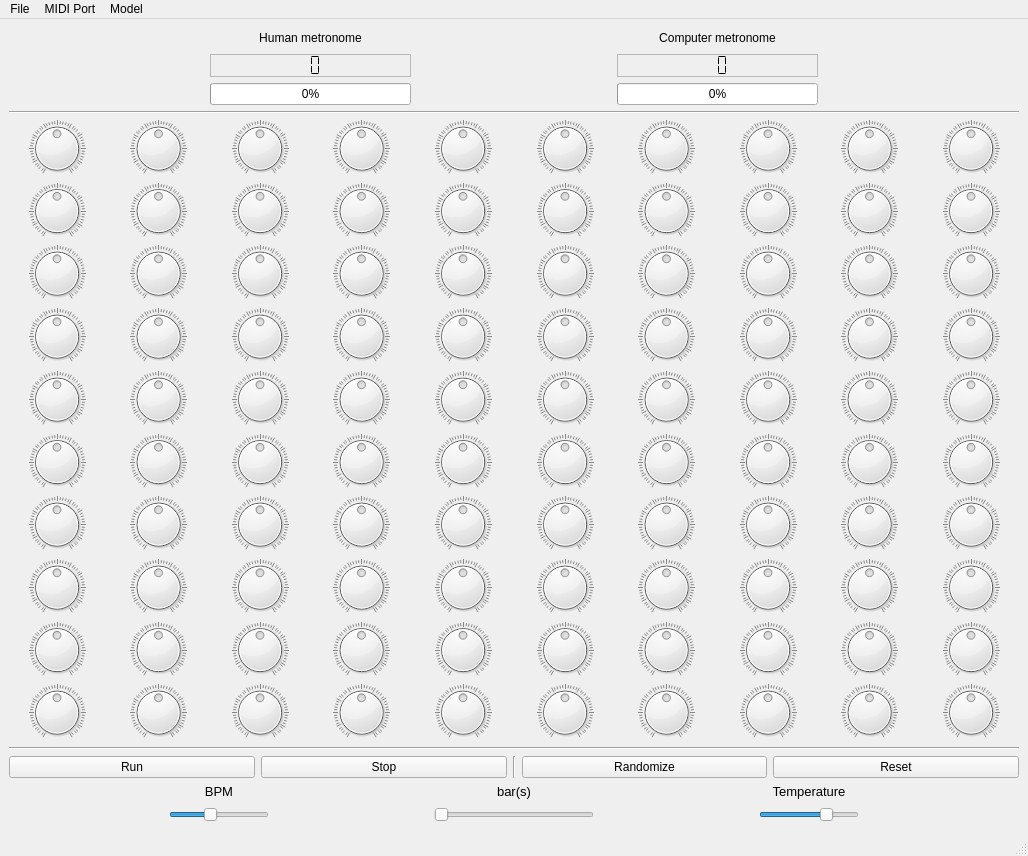
<?xml version="1.0" encoding="UTF-8"?>
<ui version="4.0">
 <class>MainWindow</class>
 <widget class="QMainWindow" name="MainWindow">
  <property name="geometry">
   <rect>
    <x>0</x>
    <y>0</y>
    <width>1028</width>
    <height>856</height>
   </rect>
  </property>
  <property name="sizePolicy">
   <sizepolicy hsizetype="Preferred" vsizetype="Minimum">
    <horstretch>0</horstretch>
    <verstretch>0</verstretch>
   </sizepolicy>
  </property>
  <property name="minimumSize">
   <size>
    <width>0</width>
    <height>600</height>
   </size>
  </property>
  <property name="maximumSize">
   <size>
    <width>16777215</width>
    <height>16777215</height>
   </size>
  </property>
  <property name="windowTitle">
   <string>MainWindow</string>
  </property>
  <widget class="QWidget" name="centralwidget">
   <layout class="QGridLayout" name="gridLayout_2">
    <item row="0" column="0">
     <layout class="QGridLayout" name="metronome_grid">
      <item row="1" column="1">
       <widget class="QLCDNumber" name="lcd_human_metronome">
        <property name="frameShape">
         <enum>QFrame::StyledPanel</enum>
        </property>
        <property name="digitCount">
         <number>2</number>
        </property>
        <property name="segmentStyle">
         <enum>QLCDNumber::Flat</enum>
        </property>
       </widget>
      </item>
      <item row="0" column="3">
       <widget class="QLabel" name="label_2">
        <property name="text">
         <string>Computer metronome</string>
        </property>
        <property name="alignment">
         <set>Qt::AlignCenter</set>
        </property>
       </widget>
      </item>
      <item row="0" column="0">
       <spacer name="horizontalSpacer">
        <property name="orientation">
         <enum>Qt::Horizontal</enum>
        </property>
        <property name="sizeHint" stdset="0">
         <size>
          <width>40</width>
          <height>20</height>
         </size>
        </property>
       </spacer>
      </item>
      <item row="0" column="4">
       <spacer name="horizontalSpacer_3">
        <property name="orientation">
         <enum>Qt::Horizontal</enum>
        </property>
        <property name="sizeHint" stdset="0">
         <size>
          <width>40</width>
          <height>20</height>
         </size>
        </property>
       </spacer>
      </item>
      <item row="0" column="2">
       <spacer name="horizontalSpacer_2">
        <property name="orientation">
         <enum>Qt::Horizontal</enum>
        </property>
        <property name="sizeHint" stdset="0">
         <size>
          <width>40</width>
          <height>20</height>
         </size>
        </property>
       </spacer>
      </item>
      <item row="2" column="3">
       <widget class="QProgressBar" name="pbar_comp_metronome">
        <property name="maximum">
         <number>4</number>
        </property>
        <property name="value">
         <number>0</number>
        </property>
        <property name="alignment">
         <set>Qt::AlignCenter</set>
        </property>
       </widget>
      </item>
      <item row="1" column="3">
       <widget class="QLCDNumber" name="lcd_comp_metronome">
        <property name="sizePolicy">
         <sizepolicy hsizetype="Minimum" vsizetype="Minimum">
          <horstretch>0</horstretch>
          <verstretch>0</verstretch>
         </sizepolicy>
        </property>
        <property name="frameShape">
         <enum>QFrame::StyledPanel</enum>
        </property>
        <property name="frameShadow">
         <enum>QFrame::Raised</enum>
        </property>
        <property name="lineWidth">
         <number>1</number>
        </property>
        <property name="midLineWidth">
         <number>0</number>
        </property>
        <property name="smallDecimalPoint">
         <bool>false</bool>
        </property>
        <property name="digitCount">
         <number>2</number>
        </property>
        <property name="segmentStyle">
         <enum>QLCDNumber::Flat</enum>
        </property>
       </widget>
      </item>
      <item row="2" column="1">
       <widget class="QProgressBar" name="pbar_human_metronome">
        <property name="maximum">
         <number>4</number>
        </property>
        <property name="value">
         <number>0</number>
        </property>
        <property name="alignment">
         <set>Qt::AlignCenter</set>
        </property>
       </widget>
      </item>
      <item row="0" column="1">
       <widget class="QLabel" name="label">
        <property name="text">
         <string>Human metronome</string>
        </property>
        <property name="alignment">
         <set>Qt::AlignCenter</set>
        </property>
        <property name="margin">
         <number>0</number>
        </property>
        <property name="indent">
         <number>-1</number>
        </property>
       </widget>
      </item>
     </layout>
    </item>
    <item row="1" column="0">
     <widget class="Line" name="line">
      <property name="orientation">
       <enum>Qt::Horizontal</enum>
      </property>
     </widget>
    </item>
    <item row="2" column="0">
     <layout class="QGridLayout" name="dial_grid" rowstretch="0,0,0,0,0,0,0,0,0,0">
      <property name="horizontalSpacing">
       <number>-1</number>
      </property>
      <item row="4" column="9">
       <widget class="QDial" name="dial_49">
        <property name="minimum">
         <number>-100</number>
        </property>
        <property name="maximum">
         <number>100</number>
        </property>
        <property name="notchesVisible">
         <bool>true</bool>
        </property>
       </widget>
      </item>
      <item row="0" column="0">
       <widget class="QDial" name="dial_00">
        <property name="sizeIncrement">
         <size>
          <width>0</width>
          <height>0</height>
         </size>
        </property>
        <property name="mouseTracking">
         <bool>false</bool>
        </property>
        <property name="minimum">
         <number>-100</number>
        </property>
        <property name="maximum">
         <number>100</number>
        </property>
        <property name="tracking">
         <bool>true</bool>
        </property>
        <property name="notchesVisible">
         <bool>true</bool>
        </property>
       </widget>
      </item>
      <item row="4" column="6">
       <widget class="QDial" name="dial_46">
        <property name="minimum">
         <number>-100</number>
        </property>
        <property name="maximum">
         <number>100</number>
        </property>
        <property name="notchesVisible">
         <bool>true</bool>
        </property>
       </widget>
      </item>
      <item row="6" column="9">
       <widget class="QDial" name="dial_69">
        <property name="minimum">
         <number>-100</number>
        </property>
        <property name="maximum">
         <number>100</number>
        </property>
        <property name="notchesVisible">
         <bool>true</bool>
        </property>
       </widget>
      </item>
      <item row="6" column="4">
       <widget class="QDial" name="dial_64">
        <property name="minimum">
         <number>-100</number>
        </property>
        <property name="maximum">
         <number>100</number>
        </property>
        <property name="notchesVisible">
         <bool>true</bool>
        </property>
       </widget>
      </item>
      <item row="9" column="5">
       <widget class="QDial" name="dial_95">
        <property name="minimum">
         <number>-100</number>
        </property>
        <property name="maximum">
         <number>100</number>
        </property>
        <property name="notchesVisible">
         <bool>true</bool>
        </property>
       </widget>
      </item>
      <item row="0" column="8">
       <widget class="QDial" name="dial_08">
        <property name="minimum">
         <number>-100</number>
        </property>
        <property name="maximum">
         <number>100</number>
        </property>
        <property name="notchesVisible">
         <bool>true</bool>
        </property>
       </widget>
      </item>
      <item row="2" column="1">
       <widget class="QDial" name="dial_21">
        <property name="minimum">
         <number>-100</number>
        </property>
        <property name="maximum">
         <number>100</number>
        </property>
        <property name="notchesVisible">
         <bool>true</bool>
        </property>
       </widget>
      </item>
      <item row="1" column="6">
       <widget class="QDial" name="dial_16">
        <property name="minimum">
         <number>-100</number>
        </property>
        <property name="maximum">
         <number>100</number>
        </property>
        <property name="notchesVisible">
         <bool>true</bool>
        </property>
       </widget>
      </item>
      <item row="1" column="1">
       <widget class="QDial" name="dial_11">
        <property name="minimum">
         <number>-100</number>
        </property>
        <property name="maximum">
         <number>100</number>
        </property>
        <property name="notchesVisible">
         <bool>true</bool>
        </property>
       </widget>
      </item>
      <item row="7" column="6">
       <widget class="QDial" name="dial_76">
        <property name="minimum">
         <number>-100</number>
        </property>
        <property name="maximum">
         <number>100</number>
        </property>
        <property name="notchesVisible">
         <bool>true</bool>
        </property>
       </widget>
      </item>
      <item row="1" column="2">
       <widget class="QDial" name="dial_12">
        <property name="minimum">
         <number>-100</number>
        </property>
        <property name="maximum">
         <number>100</number>
        </property>
        <property name="notchesVisible">
         <bool>true</bool>
        </property>
       </widget>
      </item>
      <item row="7" column="4">
       <widget class="QDial" name="dial_74">
        <property name="minimum">
         <number>-100</number>
        </property>
        <property name="maximum">
         <number>100</number>
        </property>
        <property name="notchesVisible">
         <bool>true</bool>
        </property>
       </widget>
      </item>
      <item row="0" column="4">
       <widget class="QDial" name="dial_04">
        <property name="minimum">
         <number>-100</number>
        </property>
        <property name="maximum">
         <number>100</number>
        </property>
        <property name="notchesVisible">
         <bool>true</bool>
        </property>
       </widget>
      </item>
      <item row="2" column="8">
       <widget class="QDial" name="dial_28">
        <property name="minimum">
         <number>-100</number>
        </property>
        <property name="maximum">
         <number>100</number>
        </property>
        <property name="notchesVisible">
         <bool>true</bool>
        </property>
       </widget>
      </item>
      <item row="5" column="2">
       <widget class="QDial" name="dial_52">
        <property name="minimum">
         <number>-100</number>
        </property>
        <property name="maximum">
         <number>100</number>
        </property>
        <property name="notchesVisible">
         <bool>true</bool>
        </property>
       </widget>
      </item>
      <item row="1" column="7">
       <widget class="QDial" name="dial_17">
        <property name="minimum">
         <number>-100</number>
        </property>
        <property name="maximum">
         <number>100</number>
        </property>
        <property name="notchesVisible">
         <bool>true</bool>
        </property>
       </widget>
      </item>
      <item row="6" column="5">
       <widget class="QDial" name="dial_65">
        <property name="minimum">
         <number>-100</number>
        </property>
        <property name="maximum">
         <number>100</number>
        </property>
        <property name="notchesVisible">
         <bool>true</bool>
        </property>
       </widget>
      </item>
      <item row="3" column="4">
       <widget class="QDial" name="dial_34">
        <property name="minimum">
         <number>-100</number>
        </property>
        <property name="maximum">
         <number>100</number>
        </property>
        <property name="notchesVisible">
         <bool>true</bool>
        </property>
       </widget>
      </item>
      <item row="8" column="9">
       <widget class="QDial" name="dial_89">
        <property name="minimum">
         <number>-100</number>
        </property>
        <property name="maximum">
         <number>100</number>
        </property>
        <property name="notchesVisible">
         <bool>true</bool>
        </property>
       </widget>
      </item>
      <item row="5" column="9">
       <widget class="QDial" name="dial_59">
        <property name="minimum">
         <number>-100</number>
        </property>
        <property name="maximum">
         <number>100</number>
        </property>
        <property name="notchesVisible">
         <bool>true</bool>
        </property>
       </widget>
      </item>
      <item row="9" column="3">
       <widget class="QDial" name="dial_93">
        <property name="minimum">
         <number>-100</number>
        </property>
        <property name="maximum">
         <number>100</number>
        </property>
        <property name="notchesVisible">
         <bool>true</bool>
        </property>
       </widget>
      </item>
      <item row="7" column="3">
       <widget class="QDial" name="dial_73">
        <property name="minimum">
         <number>-100</number>
        </property>
        <property name="maximum">
         <number>100</number>
        </property>
        <property name="notchesVisible">
         <bool>true</bool>
        </property>
       </widget>
      </item>
      <item row="7" column="5">
       <widget class="QDial" name="dial_75">
        <property name="minimum">
         <number>-100</number>
        </property>
        <property name="maximum">
         <number>100</number>
        </property>
        <property name="notchesVisible">
         <bool>true</bool>
        </property>
       </widget>
      </item>
      <item row="9" column="7">
       <widget class="QDial" name="dial_97">
        <property name="minimum">
         <number>-100</number>
        </property>
        <property name="maximum">
         <number>100</number>
        </property>
        <property name="notchesVisible">
         <bool>true</bool>
        </property>
       </widget>
      </item>
      <item row="7" column="1">
       <widget class="QDial" name="dial_71">
        <property name="minimum">
         <number>-100</number>
        </property>
        <property name="maximum">
         <number>100</number>
        </property>
        <property name="notchesVisible">
         <bool>true</bool>
        </property>
       </widget>
      </item>
      <item row="5" column="6">
       <widget class="QDial" name="dial_56">
        <property name="minimum">
         <number>-100</number>
        </property>
        <property name="maximum">
         <number>100</number>
        </property>
        <property name="notchesVisible">
         <bool>true</bool>
        </property>
       </widget>
      </item>
      <item row="5" column="0">
       <widget class="QDial" name="dial_50">
        <property name="minimum">
         <number>-100</number>
        </property>
        <property name="maximum">
         <number>100</number>
        </property>
        <property name="notchesVisible">
         <bool>true</bool>
        </property>
       </widget>
      </item>
      <item row="3" column="9">
       <widget class="QDial" name="dial_39">
        <property name="minimum">
         <number>-100</number>
        </property>
        <property name="maximum">
         <number>100</number>
        </property>
        <property name="notchesVisible">
         <bool>true</bool>
        </property>
       </widget>
      </item>
      <item row="6" column="8">
       <widget class="QDial" name="dial_68">
        <property name="minimum">
         <number>-100</number>
        </property>
        <property name="maximum">
         <number>100</number>
        </property>
        <property name="notchesVisible">
         <bool>true</bool>
        </property>
       </widget>
      </item>
      <item row="2" column="5">
       <widget class="QDial" name="dial_25">
        <property name="minimum">
         <number>-100</number>
        </property>
        <property name="maximum">
         <number>100</number>
        </property>
        <property name="notchesVisible">
         <bool>true</bool>
        </property>
       </widget>
      </item>
      <item row="6" column="0">
       <widget class="QDial" name="dial_60">
        <property name="minimum">
         <number>-100</number>
        </property>
        <property name="maximum">
         <number>100</number>
        </property>
        <property name="notchesVisible">
         <bool>true</bool>
        </property>
       </widget>
      </item>
      <item row="6" column="3">
       <widget class="QDial" name="dial_63">
        <property name="minimum">
         <number>-100</number>
        </property>
        <property name="maximum">
         <number>100</number>
        </property>
        <property name="notchesVisible">
         <bool>true</bool>
        </property>
       </widget>
      </item>
      <item row="8" column="0">
       <widget class="QDial" name="dial_80">
        <property name="minimum">
         <number>-100</number>
        </property>
        <property name="maximum">
         <number>100</number>
        </property>
        <property name="notchesVisible">
         <bool>true</bool>
        </property>
       </widget>
      </item>
      <item row="3" column="1">
       <widget class="QDial" name="dial_31">
        <property name="minimum">
         <number>-100</number>
        </property>
        <property name="maximum">
         <number>100</number>
        </property>
        <property name="notchesVisible">
         <bool>true</bool>
        </property>
       </widget>
      </item>
      <item row="4" column="5">
       <widget class="QDial" name="dial_45">
        <property name="minimum">
         <number>-100</number>
        </property>
        <property name="maximum">
         <number>100</number>
        </property>
        <property name="notchesVisible">
         <bool>true</bool>
        </property>
       </widget>
      </item>
      <item row="3" column="5">
       <widget class="QDial" name="dial_35">
        <property name="minimum">
         <number>-100</number>
        </property>
        <property name="maximum">
         <number>100</number>
        </property>
        <property name="notchesVisible">
         <bool>true</bool>
        </property>
       </widget>
      </item>
      <item row="7" column="2">
       <widget class="QDial" name="dial_72">
        <property name="minimum">
         <number>-100</number>
        </property>
        <property name="maximum">
         <number>100</number>
        </property>
        <property name="notchesVisible">
         <bool>true</bool>
        </property>
       </widget>
      </item>
      <item row="0" column="1">
       <widget class="QDial" name="dial_01">
        <property name="minimum">
         <number>-100</number>
        </property>
        <property name="maximum">
         <number>100</number>
        </property>
        <property name="notchesVisible">
         <bool>true</bool>
        </property>
       </widget>
      </item>
      <item row="2" column="3">
       <widget class="QDial" name="dial_23">
        <property name="minimum">
         <number>-100</number>
        </property>
        <property name="maximum">
         <number>100</number>
        </property>
        <property name="notchesVisible">
         <bool>true</bool>
        </property>
       </widget>
      </item>
      <item row="9" column="0">
       <widget class="QDial" name="dial_90">
        <property name="minimum">
         <number>-100</number>
        </property>
        <property name="maximum">
         <number>100</number>
        </property>
        <property name="notchesVisible">
         <bool>true</bool>
        </property>
       </widget>
      </item>
      <item row="8" column="8">
       <widget class="QDial" name="dial_88">
        <property name="minimum">
         <number>-100</number>
        </property>
        <property name="maximum">
         <number>100</number>
        </property>
        <property name="notchesVisible">
         <bool>true</bool>
        </property>
       </widget>
      </item>
      <item row="8" column="3">
       <widget class="QDial" name="dial_83">
        <property name="minimum">
         <number>-100</number>
        </property>
        <property name="maximum">
         <number>100</number>
        </property>
        <property name="notchesVisible">
         <bool>true</bool>
        </property>
       </widget>
      </item>
      <item row="5" column="7">
       <widget class="QDial" name="dial_57">
        <property name="minimum">
         <number>-100</number>
        </property>
        <property name="maximum">
         <number>100</number>
        </property>
        <property name="notchesVisible">
         <bool>true</bool>
        </property>
       </widget>
      </item>
      <item row="9" column="1">
       <widget class="QDial" name="dial_91">
        <property name="minimum">
         <number>-100</number>
        </property>
        <property name="maximum">
         <number>100</number>
        </property>
        <property name="notchesVisible">
         <bool>true</bool>
        </property>
       </widget>
      </item>
      <item row="8" column="5">
       <widget class="QDial" name="dial_85">
        <property name="minimum">
         <number>-100</number>
        </property>
        <property name="maximum">
         <number>100</number>
        </property>
        <property name="notchesVisible">
         <bool>true</bool>
        </property>
       </widget>
      </item>
      <item row="3" column="0">
       <widget class="QDial" name="dial_30">
        <property name="minimum">
         <number>-100</number>
        </property>
        <property name="maximum">
         <number>100</number>
        </property>
        <property name="notchesVisible">
         <bool>true</bool>
        </property>
       </widget>
      </item>
      <item row="8" column="2">
       <widget class="QDial" name="dial_82">
        <property name="minimum">
         <number>-100</number>
        </property>
        <property name="maximum">
         <number>100</number>
        </property>
        <property name="notchesVisible">
         <bool>true</bool>
        </property>
       </widget>
      </item>
      <item row="5" column="5">
       <widget class="QDial" name="dial_55">
        <property name="minimum">
         <number>-100</number>
        </property>
        <property name="maximum">
         <number>100</number>
        </property>
        <property name="notchesVisible">
         <bool>true</bool>
        </property>
       </widget>
      </item>
      <item row="4" column="3">
       <widget class="QDial" name="dial_43">
        <property name="minimum">
         <number>-100</number>
        </property>
        <property name="maximum">
         <number>100</number>
        </property>
        <property name="notchesVisible">
         <bool>true</bool>
        </property>
       </widget>
      </item>
      <item row="1" column="5">
       <widget class="QDial" name="dial_15">
        <property name="minimum">
         <number>-100</number>
        </property>
        <property name="maximum">
         <number>100</number>
        </property>
        <property name="notchesVisible">
         <bool>true</bool>
        </property>
       </widget>
      </item>
      <item row="5" column="4">
       <widget class="QDial" name="dial_54">
        <property name="minimum">
         <number>-100</number>
        </property>
        <property name="maximum">
         <number>100</number>
        </property>
        <property name="notchesVisible">
         <bool>true</bool>
        </property>
       </widget>
      </item>
      <item row="8" column="6">
       <widget class="QDial" name="dial_86">
        <property name="minimum">
         <number>-100</number>
        </property>
        <property name="maximum">
         <number>100</number>
        </property>
        <property name="notchesVisible">
         <bool>true</bool>
        </property>
       </widget>
      </item>
      <item row="0" column="7">
       <widget class="QDial" name="dial_07">
        <property name="minimum">
         <number>-100</number>
        </property>
        <property name="maximum">
         <number>100</number>
        </property>
        <property name="notchesVisible">
         <bool>true</bool>
        </property>
       </widget>
      </item>
      <item row="0" column="2">
       <widget class="QDial" name="dial_02">
        <property name="minimum">
         <number>-100</number>
        </property>
        <property name="maximum">
         <number>100</number>
        </property>
        <property name="notchesVisible">
         <bool>true</bool>
        </property>
       </widget>
      </item>
      <item row="2" column="6">
       <widget class="QDial" name="dial_26">
        <property name="minimum">
         <number>-100</number>
        </property>
        <property name="maximum">
         <number>100</number>
        </property>
        <property name="notchesVisible">
         <bool>true</bool>
        </property>
       </widget>
      </item>
      <item row="1" column="0">
       <widget class="QDial" name="dial_10">
        <property name="minimum">
         <number>-100</number>
        </property>
        <property name="maximum">
         <number>100</number>
        </property>
        <property name="notchesVisible">
         <bool>true</bool>
        </property>
       </widget>
      </item>
      <item row="3" column="3">
       <widget class="QDial" name="dial_33">
        <property name="minimum">
         <number>-100</number>
        </property>
        <property name="maximum">
         <number>100</number>
        </property>
        <property name="notchesVisible">
         <bool>true</bool>
        </property>
       </widget>
      </item>
      <item row="4" column="2">
       <widget class="QDial" name="dial_42">
        <property name="minimum">
         <number>-100</number>
        </property>
        <property name="maximum">
         <number>100</number>
        </property>
        <property name="notchesVisible">
         <bool>true</bool>
        </property>
       </widget>
      </item>
      <item row="3" column="2">
       <widget class="QDial" name="dial_32">
        <property name="minimum">
         <number>-100</number>
        </property>
        <property name="maximum">
         <number>100</number>
        </property>
        <property name="notchesVisible">
         <bool>true</bool>
        </property>
       </widget>
      </item>
      <item row="0" column="5">
       <widget class="QDial" name="dial_05">
        <property name="minimum">
         <number>-100</number>
        </property>
        <property name="maximum">
         <number>100</number>
        </property>
        <property name="notchesVisible">
         <bool>true</bool>
        </property>
       </widget>
      </item>
      <item row="4" column="8">
       <widget class="QDial" name="dial_48">
        <property name="minimum">
         <number>-100</number>
        </property>
        <property name="maximum">
         <number>100</number>
        </property>
        <property name="notchesVisible">
         <bool>true</bool>
        </property>
       </widget>
      </item>
      <item row="1" column="9">
       <widget class="QDial" name="dial_19">
        <property name="minimum">
         <number>-100</number>
        </property>
        <property name="maximum">
         <number>100</number>
        </property>
        <property name="notchesVisible">
         <bool>true</bool>
        </property>
       </widget>
      </item>
      <item row="1" column="3">
       <widget class="QDial" name="dial_13">
        <property name="minimum">
         <number>-100</number>
        </property>
        <property name="maximum">
         <number>100</number>
        </property>
        <property name="notchesVisible">
         <bool>true</bool>
        </property>
       </widget>
      </item>
      <item row="1" column="4">
       <widget class="QDial" name="dial_14">
        <property name="minimum">
         <number>-100</number>
        </property>
        <property name="maximum">
         <number>100</number>
        </property>
        <property name="notchesVisible">
         <bool>true</bool>
        </property>
       </widget>
      </item>
      <item row="6" column="1">
       <widget class="QDial" name="dial_61">
        <property name="minimum">
         <number>-100</number>
        </property>
        <property name="maximum">
         <number>100</number>
        </property>
        <property name="notchesVisible">
         <bool>true</bool>
        </property>
       </widget>
      </item>
      <item row="4" column="1">
       <widget class="QDial" name="dial_41">
        <property name="minimum">
         <number>-100</number>
        </property>
        <property name="maximum">
         <number>100</number>
        </property>
        <property name="notchesVisible">
         <bool>true</bool>
        </property>
       </widget>
      </item>
      <item row="5" column="8">
       <widget class="QDial" name="dial_58">
        <property name="minimum">
         <number>-100</number>
        </property>
        <property name="maximum">
         <number>100</number>
        </property>
        <property name="notchesVisible">
         <bool>true</bool>
        </property>
       </widget>
      </item>
      <item row="3" column="7">
       <widget class="QDial" name="dial_37">
        <property name="minimum">
         <number>-100</number>
        </property>
        <property name="maximum">
         <number>100</number>
        </property>
        <property name="notchesVisible">
         <bool>true</bool>
        </property>
       </widget>
      </item>
      <item row="2" column="4">
       <widget class="QDial" name="dial_24">
        <property name="minimum">
         <number>-100</number>
        </property>
        <property name="maximum">
         <number>100</number>
        </property>
        <property name="notchesVisible">
         <bool>true</bool>
        </property>
       </widget>
      </item>
      <item row="6" column="6">
       <widget class="QDial" name="dial_66">
        <property name="minimum">
         <number>-100</number>
        </property>
        <property name="maximum">
         <number>100</number>
        </property>
        <property name="notchesVisible">
         <bool>true</bool>
        </property>
       </widget>
      </item>
      <item row="4" column="7">
       <widget class="QDial" name="dial_47">
        <property name="minimum">
         <number>-100</number>
        </property>
        <property name="maximum">
         <number>100</number>
        </property>
        <property name="notchesVisible">
         <bool>true</bool>
        </property>
       </widget>
      </item>
      <item row="5" column="1">
       <widget class="QDial" name="dial_51">
        <property name="minimum">
         <number>-100</number>
        </property>
        <property name="maximum">
         <number>100</number>
        </property>
        <property name="notchesVisible">
         <bool>true</bool>
        </property>
       </widget>
      </item>
      <item row="2" column="0">
       <widget class="QDial" name="dial_20">
        <property name="minimum">
         <number>-100</number>
        </property>
        <property name="maximum">
         <number>100</number>
        </property>
        <property name="notchesVisible">
         <bool>true</bool>
        </property>
       </widget>
      </item>
      <item row="8" column="7">
       <widget class="QDial" name="dial_87">
        <property name="minimum">
         <number>-100</number>
        </property>
        <property name="maximum">
         <number>100</number>
        </property>
        <property name="notchesVisible">
         <bool>true</bool>
        </property>
       </widget>
      </item>
      <item row="9" column="4">
       <widget class="QDial" name="dial_94">
        <property name="minimum">
         <number>-100</number>
        </property>
        <property name="maximum">
         <number>100</number>
        </property>
        <property name="notchesVisible">
         <bool>true</bool>
        </property>
       </widget>
      </item>
      <item row="8" column="1">
       <widget class="QDial" name="dial_81">
        <property name="minimum">
         <number>-100</number>
        </property>
        <property name="maximum">
         <number>100</number>
        </property>
        <property name="notchesVisible">
         <bool>true</bool>
        </property>
       </widget>
      </item>
      <item row="9" column="2">
       <widget class="QDial" name="dial_92">
        <property name="minimum">
         <number>-100</number>
        </property>
        <property name="maximum">
         <number>100</number>
        </property>
        <property name="notchesVisible">
         <bool>true</bool>
        </property>
       </widget>
      </item>
      <item row="9" column="9">
       <widget class="QDial" name="dial_99">
        <property name="minimum">
         <number>-100</number>
        </property>
        <property name="maximum">
         <number>100</number>
        </property>
        <property name="notchesVisible">
         <bool>true</bool>
        </property>
       </widget>
      </item>
      <item row="5" column="3">
       <widget class="QDial" name="dial_53">
        <property name="minimum">
         <number>-100</number>
        </property>
        <property name="maximum">
         <number>100</number>
        </property>
        <property name="notchesVisible">
         <bool>true</bool>
        </property>
       </widget>
      </item>
      <item row="6" column="7">
       <widget class="QDial" name="dial_67">
        <property name="minimum">
         <number>-100</number>
        </property>
        <property name="maximum">
         <number>100</number>
        </property>
        <property name="notchesVisible">
         <bool>true</bool>
        </property>
       </widget>
      </item>
      <item row="7" column="8">
       <widget class="QDial" name="dial_78">
        <property name="minimum">
         <number>-100</number>
        </property>
        <property name="maximum">
         <number>100</number>
        </property>
        <property name="notchesVisible">
         <bool>true</bool>
        </property>
       </widget>
      </item>
      <item row="9" column="8">
       <widget class="QDial" name="dial_98">
        <property name="minimum">
         <number>-100</number>
        </property>
        <property name="maximum">
         <number>100</number>
        </property>
        <property name="notchesVisible">
         <bool>true</bool>
        </property>
       </widget>
      </item>
      <item row="7" column="7">
       <widget class="QDial" name="dial_77">
        <property name="minimum">
         <number>-100</number>
        </property>
        <property name="maximum">
         <number>100</number>
        </property>
        <property name="notchesVisible">
         <bool>true</bool>
        </property>
       </widget>
      </item>
      <item row="2" column="9">
       <widget class="QDial" name="dial_29">
        <property name="minimum">
         <number>-100</number>
        </property>
        <property name="maximum">
         <number>100</number>
        </property>
        <property name="notchesVisible">
         <bool>true</bool>
        </property>
       </widget>
      </item>
      <item row="0" column="3">
       <widget class="QDial" name="dial_03">
        <property name="minimum">
         <number>-100</number>
        </property>
        <property name="maximum">
         <number>100</number>
        </property>
        <property name="notchesVisible">
         <bool>true</bool>
        </property>
       </widget>
      </item>
      <item row="8" column="4">
       <widget class="QDial" name="dial_84">
        <property name="minimum">
         <number>-100</number>
        </property>
        <property name="maximum">
         <number>100</number>
        </property>
        <property name="notchesVisible">
         <bool>true</bool>
        </property>
       </widget>
      </item>
      <item row="3" column="6">
       <widget class="QDial" name="dial_36">
        <property name="minimum">
         <number>-100</number>
        </property>
        <property name="maximum">
         <number>100</number>
        </property>
        <property name="notchesVisible">
         <bool>true</bool>
        </property>
       </widget>
      </item>
      <item row="4" column="0">
       <widget class="QDial" name="dial_40">
        <property name="minimum">
         <number>-100</number>
        </property>
        <property name="maximum">
         <number>100</number>
        </property>
        <property name="notchesVisible">
         <bool>true</bool>
        </property>
       </widget>
      </item>
      <item row="6" column="2">
       <widget class="QDial" name="dial_62">
        <property name="minimum">
         <number>-100</number>
        </property>
        <property name="maximum">
         <number>100</number>
        </property>
        <property name="notchesVisible">
         <bool>true</bool>
        </property>
       </widget>
      </item>
      <item row="2" column="2">
       <widget class="QDial" name="dial_22">
        <property name="minimum">
         <number>-100</number>
        </property>
        <property name="maximum">
         <number>100</number>
        </property>
        <property name="notchesVisible">
         <bool>true</bool>
        </property>
       </widget>
      </item>
      <item row="7" column="9">
       <widget class="QDial" name="dial_79">
        <property name="minimum">
         <number>-100</number>
        </property>
        <property name="maximum">
         <number>100</number>
        </property>
        <property name="notchesVisible">
         <bool>true</bool>
        </property>
       </widget>
      </item>
      <item row="9" column="6">
       <widget class="QDial" name="dial_96">
        <property name="minimum">
         <number>-100</number>
        </property>
        <property name="maximum">
         <number>100</number>
        </property>
        <property name="notchesVisible">
         <bool>true</bool>
        </property>
       </widget>
      </item>
      <item row="1" column="8">
       <widget class="QDial" name="dial_18">
        <property name="minimum">
         <number>-100</number>
        </property>
        <property name="maximum">
         <number>100</number>
        </property>
        <property name="notchesVisible">
         <bool>true</bool>
        </property>
       </widget>
      </item>
      <item row="3" column="8">
       <widget class="QDial" name="dial_38">
        <property name="minimum">
         <number>-100</number>
        </property>
        <property name="maximum">
         <number>100</number>
        </property>
        <property name="notchesVisible">
         <bool>true</bool>
        </property>
       </widget>
      </item>
      <item row="4" column="4">
       <widget class="QDial" name="dial_44">
        <property name="minimum">
         <number>-100</number>
        </property>
        <property name="maximum">
         <number>100</number>
        </property>
        <property name="notchesVisible">
         <bool>true</bool>
        </property>
       </widget>
      </item>
      <item row="2" column="7">
       <widget class="QDial" name="dial_27">
        <property name="minimum">
         <number>-100</number>
        </property>
        <property name="maximum">
         <number>100</number>
        </property>
        <property name="notchesVisible">
         <bool>true</bool>
        </property>
       </widget>
      </item>
      <item row="7" column="0">
       <widget class="QDial" name="dial_70">
        <property name="minimum">
         <number>-100</number>
        </property>
        <property name="maximum">
         <number>100</number>
        </property>
        <property name="notchesVisible">
         <bool>true</bool>
        </property>
       </widget>
      </item>
      <item row="0" column="9">
       <widget class="QDial" name="dial_09">
        <property name="minimum">
         <number>-100</number>
        </property>
        <property name="maximum">
         <number>100</number>
        </property>
        <property name="notchesVisible">
         <bool>true</bool>
        </property>
       </widget>
      </item>
      <item row="0" column="6">
       <widget class="QDial" name="dial_06">
        <property name="minimum">
         <number>-100</number>
        </property>
        <property name="maximum">
         <number>100</number>
        </property>
        <property name="invertedAppearance">
         <bool>false</bool>
        </property>
        <property name="invertedControls">
         <bool>false</bool>
        </property>
        <property name="notchesVisible">
         <bool>true</bool>
        </property>
       </widget>
      </item>
     </layout>
    </item>
    <item row="4" column="0">
     <layout class="QGridLayout" name="btn_grid">
      <item row="0" column="3">
       <widget class="QPushButton" name="btn_randomize">
        <property name="text">
         <string>Randomize</string>
        </property>
       </widget>
      </item>
      <item row="0" column="0">
       <widget class="QPushButton" name="btn_run">
        <property name="text">
         <string>Run</string>
        </property>
       </widget>
      </item>
      <item row="0" column="1">
       <widget class="QPushButton" name="btn_stop">
        <property name="text">
         <string>Stop</string>
        </property>
       </widget>
      </item>
      <item row="0" column="4">
       <widget class="QPushButton" name="btn_reset">
        <property name="text">
         <string>Reset</string>
        </property>
       </widget>
      </item>
      <item row="0" column="2">
       <widget class="Line" name="line_3">
        <property name="orientation">
         <enum>Qt::Vertical</enum>
        </property>
       </widget>
      </item>
     </layout>
    </item>
    <item row="5" column="0">
     <layout class="QGridLayout" name="options_grid">
      <item row="1" column="0">
       <spacer name="horizontalSpacer_5">
        <property name="orientation">
         <enum>Qt::Horizontal</enum>
        </property>
        <property name="sizeHint" stdset="0">
         <size>
          <width>40</width>
          <height>20</height>
         </size>
        </property>
       </spacer>
      </item>
      <item row="1" column="2">
       <spacer name="horizontalSpacer_4">
        <property name="orientation">
         <enum>Qt::Horizontal</enum>
        </property>
        <property name="sizeHint" stdset="0">
         <size>
          <width>40</width>
          <height>20</height>
         </size>
        </property>
       </spacer>
      </item>
      <item row="0" column="1">
       <widget class="QLabel" name="lbl_bpm">
        <property name="font">
         <font>
          <pointsize>10</pointsize>
         </font>
        </property>
        <property name="text">
         <string>BPM</string>
        </property>
        <property name="alignment">
         <set>Qt::AlignCenter</set>
        </property>
       </widget>
      </item>
      <item row="1" column="5">
       <widget class="QSlider" name="slider_temperature">
        <property name="maximumSize">
         <size>
          <width>100</width>
          <height>16777215</height>
         </size>
        </property>
        <property name="maximum">
         <number>100</number>
        </property>
        <property name="singleStep">
         <number>10</number>
        </property>
        <property name="sliderPosition">
         <number>70</number>
        </property>
        <property name="orientation">
         <enum>Qt::Horizontal</enum>
        </property>
       </widget>
      </item>
      <item row="1" column="6">
       <spacer name="horizontalSpacer_6">
        <property name="orientation">
         <enum>Qt::Horizontal</enum>
        </property>
        <property name="sizeHint" stdset="0">
         <size>
          <width>40</width>
          <height>20</height>
         </size>
        </property>
       </spacer>
      </item>
      <item row="1" column="1">
       <widget class="QSlider" name="slider_bpm">
        <property name="maximumSize">
         <size>
          <width>100</width>
          <height>16777215</height>
         </size>
        </property>
        <property name="contextMenuPolicy">
         <enum>Qt::DefaultContextMenu</enum>
        </property>
        <property name="acceptDrops">
         <bool>false</bool>
        </property>
        <property name="minimum">
         <number>1</number>
        </property>
        <property name="maximum">
         <number>300</number>
        </property>
        <property name="sliderPosition">
         <number>120</number>
        </property>
        <property name="orientation">
         <enum>Qt::Horizontal</enum>
        </property>
        <property name="invertedAppearance">
         <bool>false</bool>
        </property>
        <property name="invertedControls">
         <bool>false</bool>
        </property>
        <property name="tickPosition">
         <enum>QSlider::NoTicks</enum>
        </property>
       </widget>
      </item>
      <item row="1" column="4">
       <spacer name="horizontalSpacer_7">
        <property name="orientation">
         <enum>Qt::Horizontal</enum>
        </property>
        <property name="sizeHint" stdset="0">
         <size>
          <width>40</width>
          <height>20</height>
         </size>
        </property>
       </spacer>
      </item>
      <item row="0" column="5">
       <widget class="QLabel" name="lbl_temperature">
        <property name="font">
         <font>
          <pointsize>10</pointsize>
         </font>
        </property>
        <property name="text">
         <string>Temperature</string>
        </property>
        <property name="alignment">
         <set>Qt::AlignCenter</set>
        </property>
       </widget>
      </item>
      <item row="1" column="3">
       <widget class="QSlider" name="slider_bars">
        <property name="minimum">
         <number>1</number>
        </property>
        <property name="maximum">
         <number>8</number>
        </property>
        <property name="pageStep">
         <number>1</number>
        </property>
        <property name="orientation">
         <enum>Qt::Horizontal</enum>
        </property>
       </widget>
      </item>
      <item row="0" column="3">
       <widget class="QLabel" name="lbl_bars">
        <property name="font">
         <font>
          <pointsize>10</pointsize>
         </font>
        </property>
        <property name="text">
         <string>bar(s)</string>
        </property>
        <property name="alignment">
         <set>Qt::AlignCenter</set>
        </property>
       </widget>
      </item>
     </layout>
    </item>
    <item row="3" column="0">
     <widget class="Line" name="line_2">
      <property name="orientation">
       <enum>Qt::Horizontal</enum>
      </property>
     </widget>
    </item>
   </layout>
  </widget>
  <widget class="QMenuBar" name="menu_bar">
   <property name="geometry">
    <rect>
     <x>0</x>
     <y>0</y>
     <width>1028</width>
     <height>22</height>
    </rect>
   </property>
   <property name="autoFillBackground">
    <bool>false</bool>
   </property>
   <widget class="QMenu" name="menu_file">
    <property name="title">
     <string>File</string>
    </property>
    <addaction name="action_quit"/>
   </widget>
   <widget class="QMenu" name="menu_midi_port">
    <property name="title">
     <string>MIDI Port</string>
    </property>
   </widget>
   <widget class="QMenu" name="menu_model">
    <property name="title">
     <string>Model</string>
    </property>
    <addaction name="action_find"/>
   </widget>
   <addaction name="menu_file"/>
   <addaction name="menu_midi_port"/>
   <addaction name="menu_model"/>
  </widget>
  <widget class="QStatusBar" name="statusbar"/>
  <action name="action_quit">
   <property name="text">
    <string>Quit</string>
   </property>
   <property name="shortcut">
    <string>Ctrl+W</string>
   </property>
  </action>
  <action name="action_find">
   <property name="text">
    <string>Find...</string>
   </property>
  </action>
 </widget>
 <resources/>
 <connections/>
</ui>
